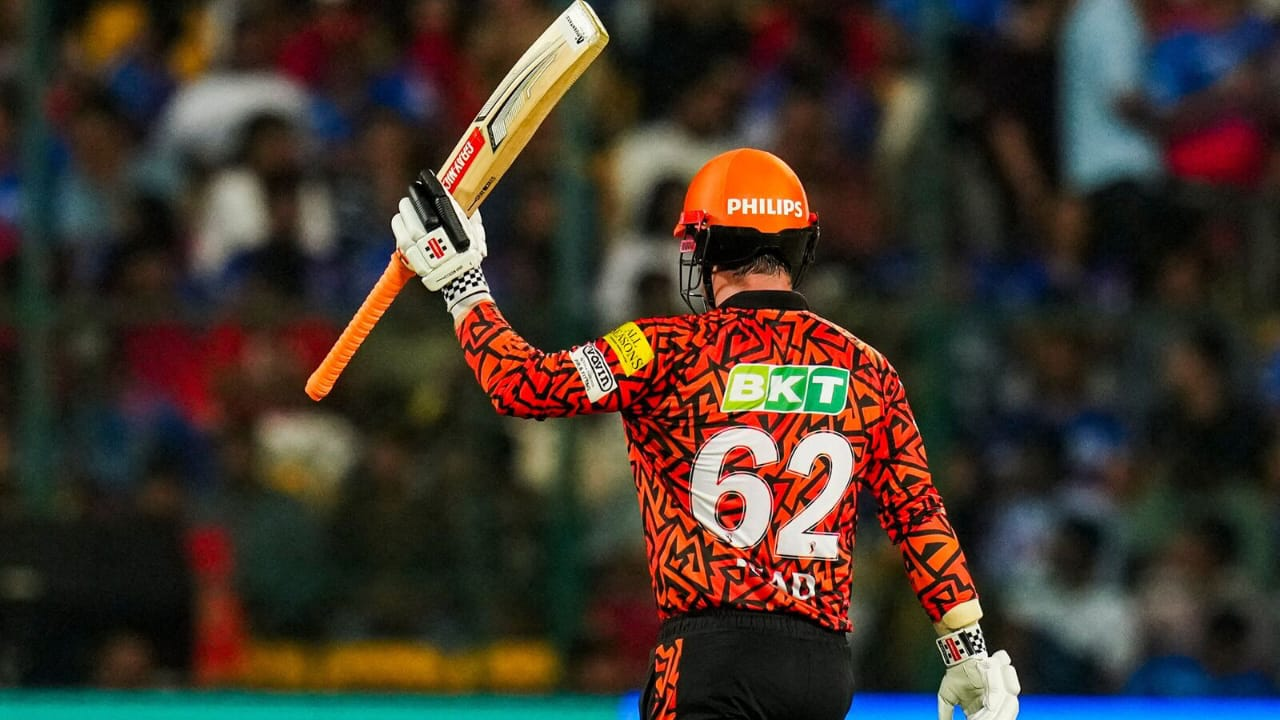
#> input picture Head.jpg, 1280 x 720 px, found by its file name
$ python 'exp 12.py'
#> lines starting #> are read from the running program, lines starting #| are printed output that depends on the picture

import cv2

img = cv2.imread(r"C:\Users\sambe\Downloads\ITA0513_CV\Head.jpg")
#> img is the input picture: shape (720, 1280, 3); mean B, G, R 44.4, 53.7, 64.5

if img is None:
    print("Image not found!")
else:
    rotated = cv2.rotate(img, cv2.ROTATE_90_COUNTERCLOCKWISE)
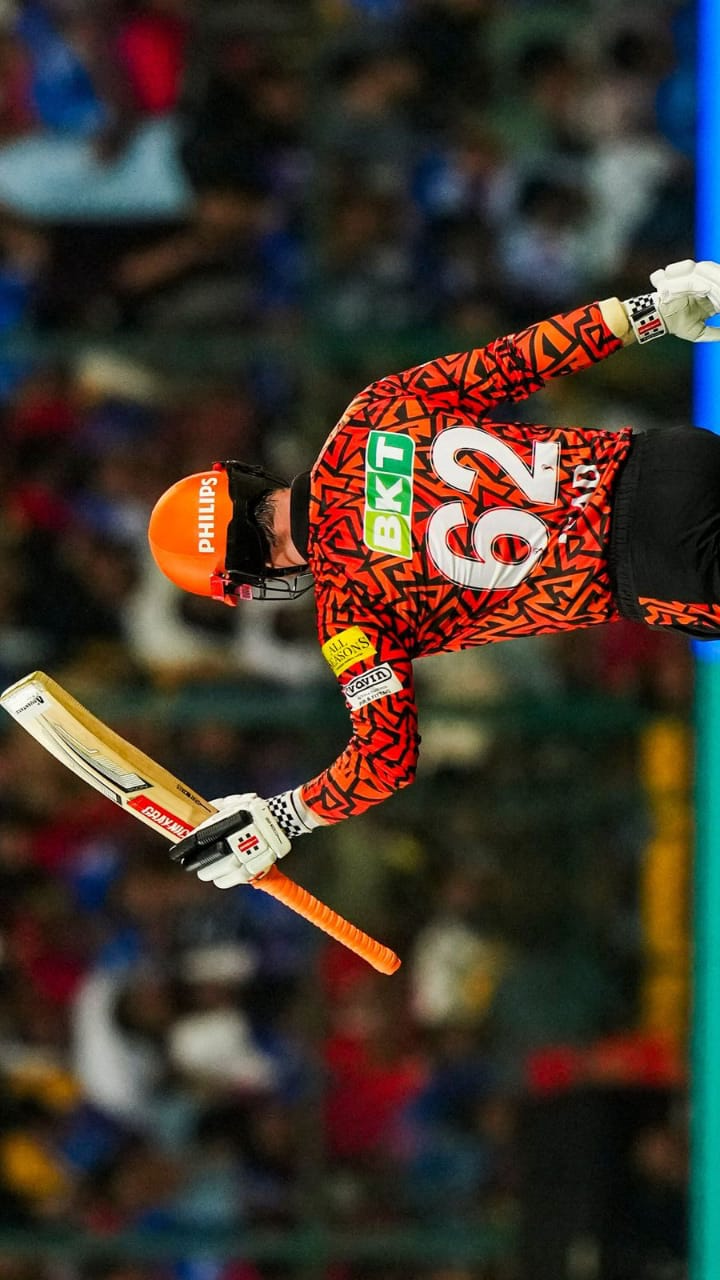
#> rotated: shape (1280, 720, 3); mean B, G, R 44.4, 53.7, 64.5
    cv2.imshow("270 Degree Clockwise", rotated)
    cv2.waitKey(0)
    cv2.destroyAllWindows()
